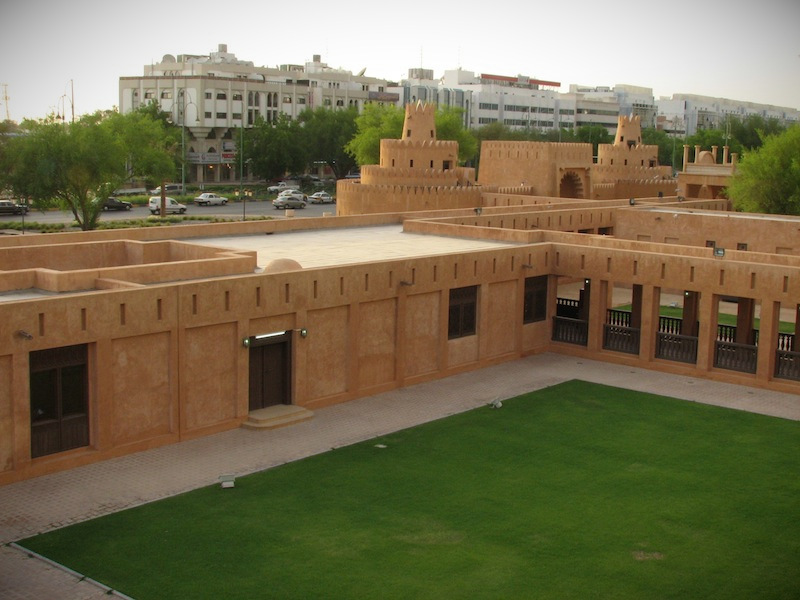
#> input picture resources/al_ain/Image1.jpg, 800 x 600 px; the run also reads 1 picture not shown here
$ jupyter execute --allow-errors hw2.ipynb   (shell and % lines are left out)
#> lines starting #> are read from the running program, lines starting #| are printed output that depends on the picture
### utils.py
import numpy as np

# Functions to convert points to homogeneous coordinates and back
pad = lambda x: np.hstack([x, np.ones((x.shape[0], 1))])
unpad = lambda x: x[:,:-1]

def plot_matches(ax, image1, image2, keypoints1, keypoints2, matches,
                 keypoints_color='k', matches_color=None, only_matches=False):
    """Plot matched features.
    Parameters
    ----------
    ax : matplotlib.axes.Axes
        Matches and image are drawn in this ax.
    image1 : (N, M [, 3]) array
        First grayscale or color image.
    image2 : (N, M [, 3]) array
        Second grayscale or color image.
    keypoints1 : (K1) List
        OpenCV keypoint objects in image1 as a List.
    keypoints2 : (K2) List
        OpenCV keypoint objects in image2 as a List.
    matches : (Q, 2) array
        indices of corresponding matches in first and second set of
        keypoints, where ``keypoints1[ matches|:, 0] , :]`` denotes the
        coordinates of the first and ``keypoints2[ matches|:, 1] , :]`` the
        coordinates of the second set of keypoints.

    keypoints_color : matplotlib color, optional
        Color for keypoint locations.
    matches_color : matplotlib color, optional
        Color for lines which connect keypoint matches. By default the
        color is chosen randomly.
    only_matches : bool, optional
        Whether to only plot matches and not plot the keypoint locations.
    """

    image1.astype(np.float32)
    image2.astype(np.float32)

    new_shape1 = list(image1.shape)
    new_shape2 = list(image2.shape)

    if image1.shape[0] < image2.shape[0]:
        new_shape1[0] = image2.shape[0]
    elif image1.shape[0] > image2.shape[0]:
        new_shape2[0] = image1.shape[0]

    if image1.shape[1] < image2.shape[1]:
        new_shape1[1] = image2.shape[1]
    elif image1.shape[1] > image2.shape[1]:
        new_shape2[1] = image1.shape[1]

    if new_shape1 != image1.shape:
        new_image1 = np.zeros(new_shape1, dtype=image1.dtype)
        new_image1[:image1.shape[0], :image1.shape[1]] = image1
        image1 = new_image1

    if new_shape2 != image2.shape:
        new_image2 = np.zeros(new_shape2, dtype=image2.dtype)
        new_image2[:image2.shape[0], :image2.shape[1]] = image2
        image2 = new_image2

    image = np.concatenate([image1, image2], axis=1)

    offset = image1.shape

    ax.imshow(image, interpolation='nearest', cmap='gray')
    ax.axis((0, 2 * offset[1], offset[0], 0))

    if not only_matches:
        pts1 = np.squeeze( np.array([key_point.pt for key_point in keypoints1]).reshape(-1, 1, 2) )
        ax.scatter(pts1[:, 0], pts1[:, 1],
                   facecolors='none', edgecolors=keypoints_color)

        pts2 = np.squeeze( np.array([key_point.pt for key_point in keypoints2]).reshape(-1, 1, 2) )
        ax.scatter(pts2[:, 0] + offset[1], pts2[:, 1],
                   facecolors='none', edgecolors=keypoints_color)

    for m in matches:
        if matches_color is None:
            color = np.random.rand(3)
        else:
            color = matches_color

        (x1, y1) = keypoints1[m[0]].pt
        (x2, y2) = keypoints2[m[1]].pt

        ax.plot([x1, x2 + offset[1]], [y1, y2],'-', color=color)

### panorama.py
import math
import numpy as np
import random

from utils import pad, unpad

'''
 !!!!!!!!!!!!!!!!!!!!!!!!!!!!!!!!!!!!!!!!!!!!!!!!!!!!!!!!!
 !!! NE MODIFIEZ PAS LE CODE EN DEHORS DES BLOCS TODO. !!!
 !!!  L'EVALUATEUR AUTOMATIQUE SERA TRES MECHANT AVEC  !!!
 !!!            VOUS SI VOUS LE FAITES !               !!!
 !!!!!!!!!!!!!!!!!!!!!!!!!!!!!!!!!!!!!!!!!!!!!!!!!!!!!!!!!
'''

def fit_transform_matrix(p0, p1):
    """ Calcul la matrice de transformation H tel que p0 * H.T = p1

    Indication importante :
        Vous pouvez utiliser la fonction "np.linalg.lstsq" ou
        la fonction "np.linalg.svd" pour résoudre le problème.

    Entrées :
        p0 : un tableau numpy de dimension (M, 2) contenant
             les coordonnées des points à transformer
        p1 : un tableau numpy de dimension (M, 2) contenant
             les coordonnées des points destination

             Chaque coordonnée [x,y] dans p0 ou p1 indique
             la position d'un point-clé [col, ligne] dans
             l'image associée. C-à-d.  p0[i,:] = [x_i, y_i]
             et  p1[j,:] = [x'_j, y'_j]

    Sortie :
        H  : Tableau numpy de dimension (3,3) représentant la
             matrice de transformation d'homographie.
    """

    assert (p1.shape[0] == p0.shape[0]),\
        'Nombre différent de points en p1 et p2'

    H = None

    #TODO 1 : Calculez la matrice de transformation H.
    # TODO-BLOC-DEBUT
    A = []
    for i in range(len(p0)):
        x0, y0 = p0[i]
        x1, y1 = p1[i]
        A.append([-x0, -y0, -1, 0, 0, 0, x0*x1, y0*x1, x1])
        A.append([0, 0, 0, -x0, -y0, -1, x0*y1, y0*y1, y1])
    _, _, V = np.linalg.svd(np.array(A))
    H = V[-1, :].reshape(3, 3)
    # raise NotImplementedError("TODO 1 : dans panorama.py non implémenté")
    # TODO-BLOC-FIN

    return H

def ransac(keypoints1, keypoints2, matches, n_iters=500, threshold=1):
    """
    Utilisez RANSAC pour trouver une transformation projective robuste

        1. Sélectionnez un ensemble aléatoire de correspondances
        2. Calculez la matrice de transformation H
        3. Calculez les bonnes correspondances (inliers)
        4. Gardez le plus grand ensemble de bonnes correspondances
        5. En final, recalculez la matrice de transformation H sur
           tout l'ensemble des bonnes correspondances

    Entrées :
        keypoints1 -- matrice M1 x 2, chaque rangée contient les coordonnées
                      d'un point-clé (x_i,y_i) dans image1
        keypoints2 -- matrice M2 x 2, chaque rangée contient les coordonnées
                      d'un point-clé (x'_i,y'_i) dans image2
        matches  -- matrice N x 2, chaque rangée représente une correspondance
                    [indice_dans_keypoints1, indice_dans_keypoints2]
        n_iters -- le nombre d'itérations à effectuer pour RANSAC
        threshold -- le seuil pour sélectionner des bonnes correspondances

    Sorties :
        H -- une estimation robuste de la matrice de transformation H
        matches[max_inliers] -- matrice (max_inliers x 2) des bonnes correspondances
    """
    # indices des bonnes correspondances dans le tableau 'matches'
    max_inliers = []

    # matrice de transformation Homographique
    H = None

    # Initialisation du générateur de nombres aléatoires
    # fixé le seed pour pouvoir comparer le résultat retourné par
    # cette fonction par rapport à la solution référence
    random.seed(131)

    #TODO 2 : Implémentez ici la méthode RANSAC pour trouver une transformation robuste
    # entre deux images image1 et image2.
    # TODO-BLOC-DEBUT
    for _ in range(n_iters):
        indices = random.sample(range(len(matches)), 4)
        src_points = np.array([keypoints1[matches[i][0]] for i in indices])
        dst_points = np.array([keypoints2[matches[i][1]] for i in indices])
        H_matrix = fit_transform_matrix(src_points, dst_points)
        inliers = []
        for i, match in enumerate(matches):
            src_point = np.array(keypoints1[match[0]])
            dst_point = np.array(keypoints2[match[1]])
            projected_point = np.dot(H_matrix, np.append(src_point, 1))
            projected_point /= projected_point[2]  # Normalize
            distance = np.linalg.norm(projected_point[:2] - dst_point)
            if distance < threshold:
                inliers.append(i)
        if len(inliers) > len(max_inliers):
            max_inliers = inliers
            H = H_matrix
    src_points = np.array([keypoints1[matches[i][0]] for i in max_inliers])
    dst_points = np.array([keypoints2[matches[i][1]] for i in max_inliers])
    H = fit_transform_matrix(src_points, dst_points)
    # raise NotImplementedError("TODO 2 : dans panorama.py non implémenté")
    # TODO-BLOC-FIN

    return H, matches[max_inliers]


def get_output_space(imgs, transforms):
    """
    Ceci est une fonction auxiliaire qui prend en entrée une liste d'images et
    des transformations associées et calcule en sortie le cadre englobant
    les images transformées.

    Entrées :
        imgs -- liste des images à transformer
        transforms -- liste des matrices de transformation.

    Sorties :
        output_shape (tuple) -- cadre englobant les images transformées.
        offset -- un tableau numpy contenant les coordonnées du coin (0,0) du cadre
    """

    assert (len(imgs) == len(transforms)),\
        'le nombre d\'images et le nombre de transformations associées ne concordent pas'

    output_shape = None
    offset = None

    # liste pour récupérer les coordonnées de tous les coins dans toutes les images
    all_corners = []

    for img, H in zip(imgs, transforms):
        # coordonnées du coin organisées en (x,y)
        r, c, _ = img.shape
        corners = np.array([[0, 0], [0, r], [c, 0], [c, r]])

        # transformation homographique des coins
        warped_corners = pad(corners.astype(float)).dot(H.T).T
        all_corners.append( unpad( np.divide(warped_corners, warped_corners[2,:] ).T ) )

    # Trouver l'étendue des cadres transformées
    # La forme globale du cadre sera max - min
    all_corners = np.vstack(all_corners)

    corner_min = np.min(all_corners, axis=0)
    corner_max = np.max(all_corners, axis=0)

    # dimension (largeur, longueur) de la zone d'affichage retournée
    output_shape = corner_max - corner_min

    # Conversion en nombres entiers avec np.ceil et dtype
    output_shape = tuple( np.ceil(output_shape).astype(int) )

    # Calcul de l'offset (horz, vert) du coin inférieur du cadre par rapport à l'origine (0,0).
    offset = corner_min

    return output_shape, offset


def warp_image(img, H, output_shape, offset, method=None):
    """
    Déforme l'image img grace à la transformation H. L'image déformée
    est copiée dans une image cible de dimensions 'output_shape'.

    Cette fonction calcule également les coefficients alpha de l'image
    déformée pour un fusionnement ultérieur avec d'autres images.

    Entrées :
        img -- l'image à transformée
        H -- matrice de transformation
        output_shape -- dimensions (largeur, hauteur) de l'image transformée
        offset --  position (horz, vert) du coin du cadre transformé.
        method -- paramètre de sélection de la méthode de calcul des coefficients alpha.
                  'hlinear' -- le alpha varie linéairement de 1.0 à 0.0
                              en horizontal à partir du centre jusqu'au
                              bord de l'image
                  'vlinear' -- le alpha varie linéairement de 1.0 à 0.0
                              en vertical à partir du centre jusqu'au
                              bord de l'image
                  'linear' -- le alpha varie linéairement de 1.0 à 0.0
                              en horizontal et en vertical à partir du
                              centre jusqu'au bord de l'image
                   None -- le alpha des pixels est égale à 1.0

    Sorties :
        img_warped (np.float32) -- l'image transformée de dimensions = output_shape.
                                   Les valeurs des pixels doivent être dans la
                                   plage [0..1] pour pouvoir visualiser les
                                   résultats avec plt.show(...)

        mask -- tableau numpy de booléens (même dimension que img_warped) indiquant
                les pixels valides dans l'image de sortie "img_warped"
    """

    image_warped = None
    mask = None

    #TODO 3 et 5 : Dans un premier temps (TODO 3), implémentez ici la méthode
    # qui déforme une image img en applicant dessus la matrice de transformation H.
    # Vous devez utiliser la projection inverse pour votre implémentation.
    # Pour cela, commencez d'abord par translater les coordonnées de l'image
    # destination  avec "offset" avant d'appliquer la transformation
    # inverse pour retrouver vos coordonnées dans l'image source.

    # TODO 5 : Dans un deuxième temps, implémentez la partie du code dans cette
    # fonction (contrôlée avec le paramètre 'method' donné ci-dessus) qui calcule
    # les coefficients du canal alpha de l'image transformée.
    # TODO-BLOC-DEBUT
    raise NotImplementedError("TODO 3/5 : dans panorama.py non implémenté")
    # TODO-BLOC-FIN

    return image_warped, mask


# [115 lines left out: functions naive_fusion, fusion, stitch_multiple_images, not called in this run]

### hw2.ipynb
# Devoir 3 &mdash; Images Panoramiques
## Récupération des fichiers dans Colab

[cell 1]
#
# Exécutez cette cellule pour préparer votre environnement Colab.
#
# %%capture
# !wget https://benhadid.github.io/m1vpo/static_files/assignments/hw2.zip
# !unzip hw2.zip
# !mv hw2/* .
# !rm -rf hw2
# !rm -rf hw2.zip

## Initialisation du bloc-notes

[cell 2]
from __future__ import print_function

# Setup
import numpy as np
import matplotlib.pyplot as plt

plt.rcParams['figure.figsize'] = (15, 12) # set default size of plots
plt.rcParams['image.interpolation'] = 'nearest'
plt.rcParams['image.cmap'] = 'gray'

# configurer Numpy pour afficher trois decimals après la virgule
#np.set_printoptions(formatter={'float': lambda x: "{0:0.3f}".format(x)})
np.set_printoptions(precision=3)

# pour le rechargement automatique des modules externes

## données références pour validation des TODOs
#> (the rest of this cell did not finish here and is left out)

## 1. Description

L'assemblage d'images en panorama est un très grand succès de la Vision Par Ordinateur. Matthew Brown et David G. Lowe ont publié un célèbre [article](https://drive.google.com/file/d/1qB54hR4TS_7But2KKkvuk6jTV1uWg8Tf/view?usp=sharing) sur cette technique en 2007. Depuis lors, cette technologie a été largement adoptée dans de nombreuses applications telles que "**Google Street View**" et les prises d'images panoramiques sur les smartphones.

Dans ce devoir, vous allez implémenter une solution pour combiner une série d'images se chevauchant en une seule image panoramique. La détection des points-clés dans les images et un appariement initial est déjà fourni dans le code de démarrage (usage de fonctions ORB de OpenCV).

Dans un premier temps, vous implémenterez le code qui calcule la matrice de transformation homographique entre deux images à partir de paires de correnspondance de points-clés. Ensuite, vous coderez une fonction pour séparer les bonnes correspondances (inliers) des mauvaises (outliers) selon le principe de l'algorithme [RANdom SAmple Consensus - RANSAC](https://en.wikipedia.org/wiki/Random_sample_consensus). Cela permetra l'alignement automatiquement des images de façpn robuste (positions relatives les unes par rapport aux autres ainsi que le calcul des zones de chevauchements de celles-ci). En troisième étape, afin d'appliquer les opérations de projections des images en un panorama, vous coderez l'algorithme de projection bilineaire inverse discuté en [cours](). Enfin, les images résultantes devraient être fusionnées en un seul panorama homogène (suppression des effets de bord dans l'image finale).

Pour résumer, les étapes requises pour créer un panorama sont enumérées ci-dessous. Celles que vous devez implémenter dans ce devoir sont indiquées en gras :

1. Extraire les primitives dans les images
2. Mise en correspondance des primitives
3. **Calcul de la matrice de transformation**
4. **Alignement des images à l'aide de RANSAC**
5. **Projection et interpolation des images**
4. **Fusion des images en une image panoramique**

## 2. Règles de codage

**<span style='color:Red'>
NE MODIFIEZ PAS LE CODE SQUELETTE EN DEHORS DES BLOCS TODO.<br>L'EVALUATEUR AUTOMATIQUE SERA TRES MECHANT AVEC VOUS SI VOUS LE FAITES !
</span>**

### 2.1. Résumé des fonctions potentiellement utiles (vous n'êtes pas obligé de les utiliser)
- numpy.divide,
- numpy.eye,
- numpy.ndarray,
- numpy.dot,
- numpy.linalg.svd,
- numpy.linalg.lstsq,
- numpy.linalg.inv,
- numpy.meshgrid

### 2.2. Résumé des fonctions <span style='color:Red'>interdites</span>
- cv2.findHomography,
- cv2.perspectiveTransform,
- cv2.warpPerspective,
- cv2.remap,
- cv2.getAffineTransform,
- cv2.getPerspectiveTransform,
- cv2.invertAffineTransform,
- cv2.warpAffine,
- skimage.transform.ProjectiveTransform,
- skimage.measure.ransac,
- skimage.transform.SimilarityTransform,
- skimage.transform.AffineTransform,
- skimage.transform.FundamentalMatrixTransform,
- skimage.transform.warp,
- skimage.transform.warp_coords

Vous pouvez utiliser ces fonctions pour le débogage de votre code, mais la version finale ne doit en aucun cas les inclure faute d'avoir un zéro pour le devoir.

## 3. Préparation des données (détection des points-clés et appariemment initial)

Dans la cellule suivante, nous exécutons un algorithme de détéction de coins sur deux images, et récupérons les descripteurs associés à ces clés. Ensuite, nous effectuons une mise en correspondance entre les deux images et affichons l'ensemble des résultats.

[cell 3]
import cv2
from utils import plot_matches

# Commençant par charger deux images
img1 = cv2.imread('resources/al_ain/Image1.jpg')
#> img1 is the input picture: shape (600, 800, 3); mean B, G, R 79.9, 109.9, 117.8
img2 = cv2.imread('resources/al_ain/Image2.jpg')
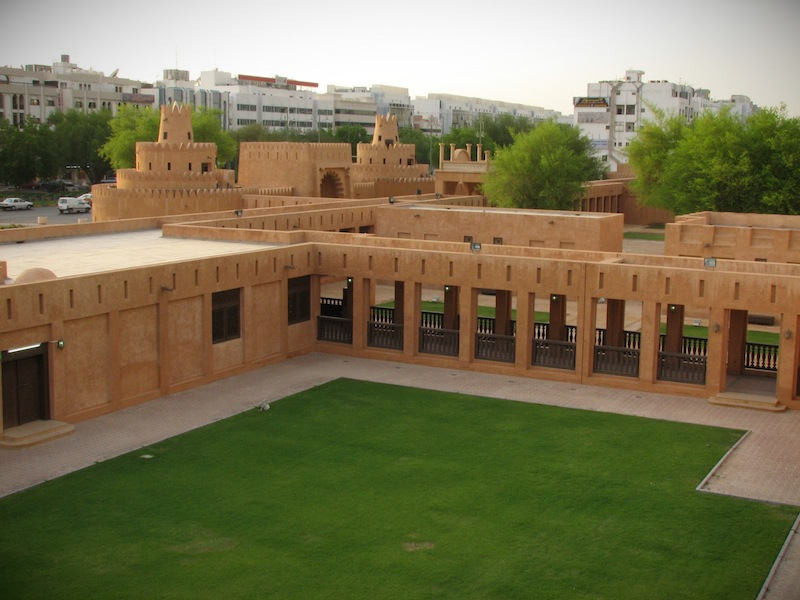
#> input picture resources/al_ain/Image2.jpg, 800 x 600 px
#> img2 is the input picture: shape (600, 800, 3); mean B, G, R 80.5, 113.6, 120.5

img1 = cv2.cvtColor(img1, cv2.COLOR_BGR2RGB)
img2 = cv2.cvtColor(img2, cv2.COLOR_BGR2RGB)

imgs = [img1, img2]

# construisons l'objet orb pour la detection, description
orb = cv2.ORB_create()

# détection des points-clés et construction des
# descripteurs associés
keypoints_list   = []  # keypoints[i] corresponds to imgs[i]
descriptors_list = []  # descriptors[i] corresponds to keypoints[i]
for img in imgs:
    # trouver les points-clés et leurs descripteurs
    keypoints, descriptors = orb.detectAndCompute(img, None)

    keypoints_list.append(keypoints)
    descriptors_list.append(descriptors)
#> this loop made 2 passes
#> after the loop, descriptors_list = 2 items; keypoints_list = 2 items

# construction de l'objet BFMatcher pour la mise en correspondance
bf = cv2.BFMatcher(cv2.NORM_HAMMING, crossCheck=True)

# matches_list[i] décrit la paire de correspondance entre les descripteurs descriptors[i] et descriptors[i+1]
matches_list = []
for pair in zip(descriptors_list[:-1], descriptors_list[1:]):
    matches = bf.match(pair[0], pair[1])
    matches_list.append(matches)
#> this loop made 1 pass
#> matches on pass 1: 196 matches
#> after the loop, matches_list = 1 matches

# Affichage des points-clés détectés pour les deux premières images
cvKeypoints1 = keypoints_list[0]
#> cvKeypoints1 = 500 keypoints; strongest (x, y, size): (257, 337, 31), (283, 332, 31), (587, 281, 31), (559, 84, 31)
cvKeypoints2 = keypoints_list[1]
#> cvKeypoints2 = 500 keypoints; strongest (x, y, size): (349, 280, 31), (573, 329, 31), (315, 86, 31), (317, 85, 31)

fig, (ax1,ax2) = plt.subplots(1, 2, figsize=(15, 12))

tmp = cv2.drawKeypoints(img1, cvKeypoints1, None, color=(0,0,255), flags=0)
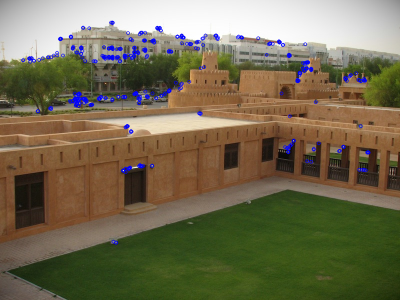
#> tmp: shape (600, 800, 3) (shown at 1/2 size); mean R, G, B 115.9, 108.1, 82
ax1.imshow(tmp)
ax1.axis('off')
ax1.set_title('Points-clés détectés dans Image 1', y=-0.10)

tmp = cv2.drawKeypoints(img2, cvKeypoints2, None, color=(0,0,255), flags=0)
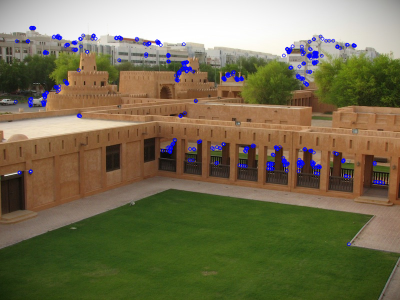
#> tmp: shape (600, 800, 3) (shown at 1/2 size); mean R, G, B 118.7, 112, 82.7
ax2.imshow(tmp)
ax2.axis('off')
ax2.set_title('Points-clés détectés dans Image 2', y=-0.10)
plt.show()
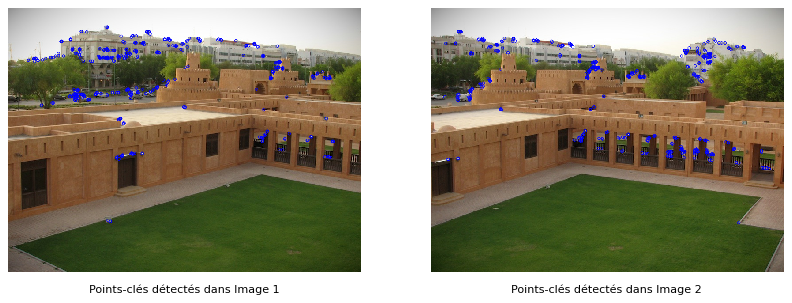
#> figure drawn by matplotlib, 2 panels

# traçons les correspondances...
fig, ax = plt.subplots(1, 1, figsize=(15, 12))
ax.axis('off')

matches = np.array([ (m.queryIdx, m.trainIdx) for m in matches_list[0] ])
#> matches = 196 pairs, first value 1 to 499, second value 1 to 498

plot_matches(ax, img1, img2, cvKeypoints1, cvKeypoints2, matches,
                 keypoints_color='k', matches_color=None, only_matches=False)
#> (the rest of the program and of its run is left out)
